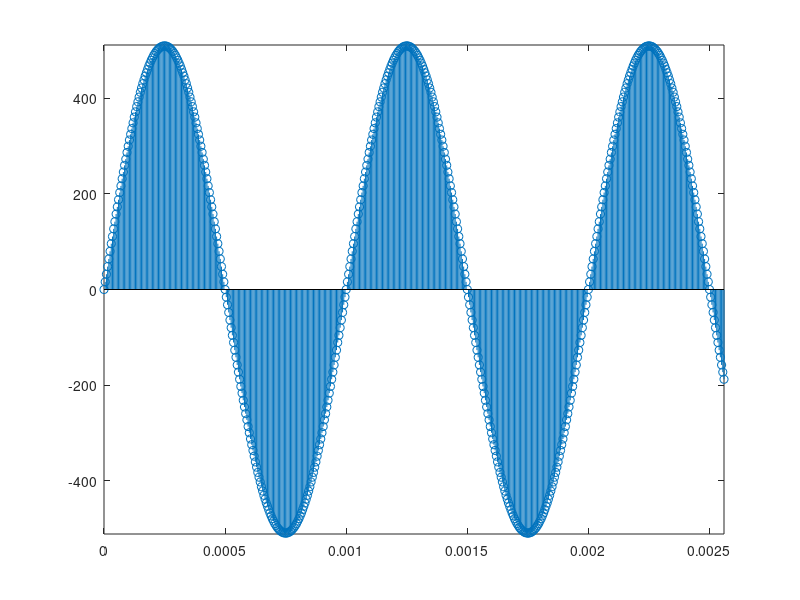

Source code (MATLAB):
%% 代码功能
%构造正弦波信号并进行有符号数量化，最终输出二进制数据到.txt文件并保存到指定的路径
clear all;
close all;
%% %=============设置系统参数==============%
f1=1e3;        %设置波形频率
f2=1e3;
% f3=800e3;
Fs=200e3;        %设置采样频率
L=4096;         %数据长度
N=10;           %数据位宽
%% %=============产生输入信号==============%
t=0:1/Fs:(1/Fs)*(L-1);
y1=sin(2*pi*f1*t);
y2=sin(2*pi*f2*t);
% y3=sin(2*pi*f3*t);
% y4=y1+y2+y3;
y4 = y1+y2 ;
n=2;    %表示有几个信号
y_n=round(y4*(2^(N-n)-1));      %N比特量化;如果有n个信号相加，则设置（N-n）
                                %针对量化这行代码为什么量化时要做一个(N-n)进一步解释.:
                                %N位量化是要将输出的波形量化用+/-（2^N）的整数表示
                                %将14行输出量化表达式展开=y1*2^(N-3)+y2*2^(N-3)+y3*2^(N-3)
                                %3个N-3位量化的数相加，用N位的数表示才能不溢出，这样就满足了输出y_n的N位量化要求
%% %=================画图==================%
a=8;           %改变系数可以调整显示周期
stem(t,y_n);
axis([0 L/Fs/a -2^(N-1) 2^(N-1)]);      %调整坐标正达到调节波形显示范围的效果
%% %=============写入外部文件==============%
fid=fopen('D:\FPGA_MATLAB_Learning\CIC_Filter\FPGA_Design\MulCIC\Sim\signal.txt','w');    %把数据写入sin_data.txt文件中，如果没有就创建该文件  

for k=1:length(y_n)
    B_s=dec2bin(y_n(k)+((y_n(k))<0)*2^N,N); %将十进制数转换成二进制补码，正数补码=原码，负数补码=（2^N+负数）
    for j=1:N
        if B_s(j)=='1'
            tb=1;
        else
            tb=0;
        end
        fprintf(fid,'%d',tb);
    end
    fprintf(fid,'\n');
end

fclose(fid);